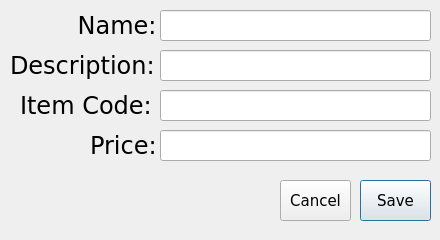
<?xml version="1.0" encoding="UTF-8"?>
<ui version="4.0">
 <class>ItemDialog</class>
 <widget class="QDialog" name="ItemDialog">
  <property name="geometry">
   <rect>
    <x>0</x>
    <y>0</y>
    <width>440</width>
    <height>240</height>
   </rect>
  </property>
  <property name="windowTitle">
   <string>Item</string>
  </property>
  <widget class="QLabel" name="lblPrice">
   <property name="geometry">
    <rect>
     <x>90</x>
     <y>130</y>
     <width>71</width>
     <height>31</height>
    </rect>
   </property>
   <property name="font">
    <font>
     <family>Bitstream Vera Sans</family>
     <pointsize>18</pointsize>
    </font>
   </property>
   <property name="text">
    <string>Price:</string>
   </property>
  </widget>
  <widget class="QPushButton" name="btnSave">
   <property name="geometry">
    <rect>
     <x>360</x>
     <y>180</y>
     <width>71</width>
     <height>41</height>
    </rect>
   </property>
   <property name="font">
    <font>
     <family>Bitstream Vera Sans</family>
     <pointsize>11</pointsize>
    </font>
   </property>
   <property name="text">
    <string>Save</string>
   </property>
  </widget>
  <widget class="QLabel" name="lblDescription">
   <property name="geometry">
    <rect>
     <x>10</x>
     <y>50</y>
     <width>151</width>
     <height>31</height>
    </rect>
   </property>
   <property name="font">
    <font>
     <family>Bitstream Vera Sans</family>
     <pointsize>18</pointsize>
    </font>
   </property>
   <property name="text">
    <string>Description:</string>
   </property>
  </widget>
  <widget class="QLabel" name="lblLoginID">
   <property name="geometry">
    <rect>
     <x>20</x>
     <y>90</y>
     <width>131</width>
     <height>31</height>
    </rect>
   </property>
   <property name="font">
    <font>
     <family>Bitstream Vera Sans</family>
     <pointsize>18</pointsize>
    </font>
   </property>
   <property name="text">
    <string>Item Code:</string>
   </property>
  </widget>
  <widget class="QLineEdit" name="txtDescription">
   <property name="geometry">
    <rect>
     <x>160</x>
     <y>50</y>
     <width>271</width>
     <height>31</height>
    </rect>
   </property>
   <property name="font">
    <font>
     <family>Bitstream Vera Sans</family>
     <pointsize>14</pointsize>
    </font>
   </property>
  </widget>
  <widget class="QLineEdit" name="txtItemCode">
   <property name="geometry">
    <rect>
     <x>160</x>
     <y>90</y>
     <width>271</width>
     <height>31</height>
    </rect>
   </property>
   <property name="font">
    <font>
     <family>Bitstream Vera Sans</family>
     <pointsize>14</pointsize>
    </font>
   </property>
  </widget>
  <widget class="QPushButton" name="btnCancel">
   <property name="geometry">
    <rect>
     <x>280</x>
     <y>180</y>
     <width>71</width>
     <height>41</height>
    </rect>
   </property>
   <property name="font">
    <font>
     <family>Bitstream Vera Sans</family>
     <pointsize>11</pointsize>
    </font>
   </property>
   <property name="text">
    <string>Cancel</string>
   </property>
  </widget>
  <widget class="QLineEdit" name="txtName">
   <property name="geometry">
    <rect>
     <x>160</x>
     <y>10</y>
     <width>271</width>
     <height>31</height>
    </rect>
   </property>
   <property name="font">
    <font>
     <family>Bitstream Vera Sans</family>
     <pointsize>14</pointsize>
    </font>
   </property>
  </widget>
  <widget class="QLabel" name="lblName">
   <property name="geometry">
    <rect>
     <x>70</x>
     <y>10</y>
     <width>91</width>
     <height>31</height>
    </rect>
   </property>
   <property name="font">
    <font>
     <family>Bitstream Vera Sans</family>
     <pointsize>18</pointsize>
    </font>
   </property>
   <property name="text">
    <string> Name:</string>
   </property>
  </widget>
  <widget class="QLineEdit" name="txtPrice">
   <property name="geometry">
    <rect>
     <x>160</x>
     <y>130</y>
     <width>271</width>
     <height>31</height>
    </rect>
   </property>
   <property name="font">
    <font>
     <family>Bitstream Vera Sans</family>
     <pointsize>14</pointsize>
    </font>
   </property>
  </widget>
 </widget>
 <tabstops>
  <tabstop>txtName</tabstop>
  <tabstop>txtDescription</tabstop>
  <tabstop>txtItemCode</tabstop>
  <tabstop>txtPrice</tabstop>
  <tabstop>btnCancel</tabstop>
  <tabstop>btnSave</tabstop>
 </tabstops>
 <resources/>
 <connections/>
</ui>
